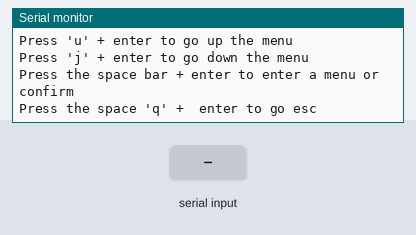
Bench run of a sketch on a simulated Arduino Uno, built with avr-gcc and run on an emulated ATmega328P. Shown: the last lines printed to the serial monitor. The inputs (shaded band) are chosen by the test bench.

Above: at 1.3 s.
1.4 s: "SAME" received over Serial
At 2.3 s:
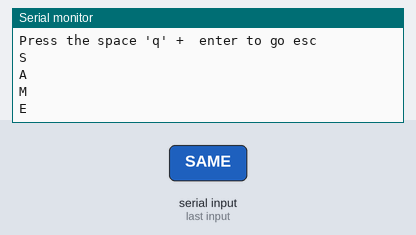
2.9 s: byte 32 (' ') received over Serial
At 3.4 s:
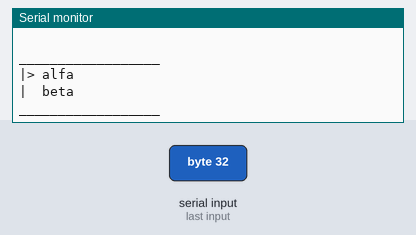
4.4 s: "u" received over Serial
At 5.6 s:
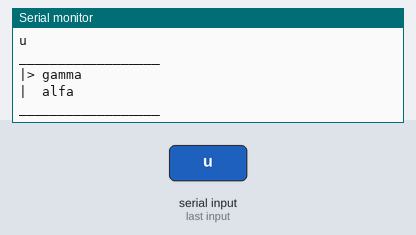
5.9 s: "j" received over Serial
At 6.9 s:
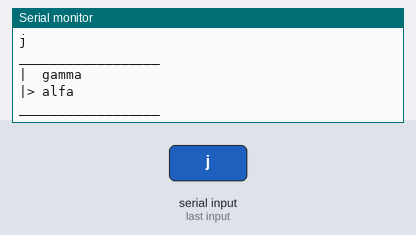
7.4 s: "q" received over Serial
At 8.2 s:
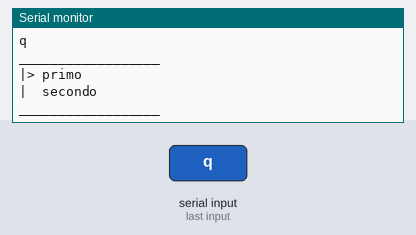
8.9 s: "1" received over Serial
At 10.0 s:
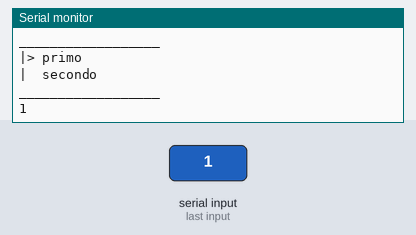

Measured:
- after the input at 1.4 s, the serial monitor: prints a new line at once (image 1)
- after the input at 2.9 s, the serial monitor: prints a new line at once (image 2)
- after the input at 4.4 s, the serial monitor: prints a new line at once (image 3)
- after the input at 5.9 s, the serial monitor: prints a new line at once (image 4)
- after the input at 7.4 s, the serial monitor: prints a new line at once (image 5)
- after the input at 8.9 s, the serial monitor: prints a new line at once (image 6)

The sketch:

Menu_LCD_3.ino
```cpp
#include "MenuLCD.h"

// This is an usage example code

MenuLCD *menu[4];

char cmd = "";
byte menu_pos = 0;
/*
 * array for the variables associated to the menu:
 * indexes[][0]: are the values - required
 * indexes[][1]: should be the bottom limits of the range - required
 * indexes[][2]: should be the top limits of the range - required
 * indexes[][3]: should be the incremental step in changing values - optional
 * if not specified it's set to 1/20 of range
 */
float values[][4] = {
  {0.0, 0.0, 5.0, 1.0},
  {0.0, 0.0, 60.0, 2.0},
  {0.0, -1.0, 1.0, 0.1},
  {0.0, -2.0, 2.0, 1.0},
  {0.0, 0.0, 1.0, 0.1},
  {0.0, 0.0, 100.0, 5.0},
  {0.0, 0.0, 1.0, 1.0}  // associated to the confirmation on first item in menu[3]
};
// String vals_str[][2] = {};
byte val_ref = 0 ;

void setup() {
  Serial.begin(9600);
/*
 * Constructors:
 * the first value is the menu references number (byte). - needed
 * the second value is rhe reference snumber to the previous menu (byte). - needed
 */
  menu[0] = new MenuLCD(0, 0);
  menu[1] = new MenuLCD(1, 0);
  menu[2] = new MenuLCD(2, 0);
  menu[3] = new MenuLCD(3, 2);
// List of strings to display in each menu
  menu[0] -> set_list(F("primo"), F("secondo"), F("terzo"));
  menu[1] -> set_list(F("alfa"), F("beta"), F("gamma"));
  menu[2] -> set_list(F("Qui"), F("Quo"), F("Qua"));
  menu[3] -> set_list(F("Tizio"), F("Caio"));
/*
 * Reference to the next menu for each element of a menu. Insert 255 to set a variable setting
 * or to a dead end. Insert a value of 254 to confirm an action (a variable in a 0-1 range is requested).
 */
  menu[0] -> set_next(1, 2, 255);
  menu[1] -> set_next(255, 255, 255);
  menu[2] -> set_next(255, 3, 255);
  menu[3] -> set_next(254, 255);
/*
 * Reference to the variables in the values array (for each element of a menu).
 * Insert 255 to lead to a new menu or dead end.
 */
  menu[0] -> set_val_ref(255, 255, 0);
  menu[1] -> set_val_ref(1, 2, 3);
  menu[2] -> set_val_ref(4, 255, 255);
  menu[3] -> set_val_ref(6, 5);
/*
 * set user defined strings displayed during the confirm and change value mode
 */
  menu[0] -> set_conf_str(F("Confermi ?"), F("Sì"), F("No"), F("SAME"));
  menu[1] -> set_conf_str(F("Confermi ?"), F("Sì"), F("No"), F("SAME"));
  menu[2] -> set_conf_str(F("Confermi ?"), F("Sì"), F("No"), F("SAME"));
  menu[3] -> set_conf_str(F("Confermi ?"), F("Sì"), F("No"), F("SAME"));

/*
 * print the output strings on serial terminal (for debugging)
 */
  menu[0] -> serial_on();
  menu[1] -> serial_on();
  menu[2] -> serial_on();
  menu[3] -> serial_on();

  Serial.println("OK");
  Serial.println("Press 'u' + enter to go up the menu");
  Serial.println("Press 'j' + enter to go down the menu");
  Serial.println("Press the space bar + enter to enter a menu or confirm");
  Serial.println("Press the space 'q' +  enter to go esc");
}

void loop() {
  if (Serial.available()) {
    cmd = Serial.read();
    Serial.println(cmd);
  }

  switch (cmd) {
  case 'u':
    menu[menu_pos] -> up();
    menu[menu_pos] -> get_line(0);
    menu[menu_pos] -> get_line(1);
    cmd = "";
    break;
  case 'j':
    menu[menu_pos] -> down();
    menu[menu_pos] -> get_line(0);
    menu[menu_pos] -> get_line(1);
    cmd = "";
    break;
  case ' ':
    val_ref = menu[menu_pos] -> value_ref();
    menu[menu_pos] -> enter(&menu_pos, &values[val_ref][0], values[val_ref][1], values[val_ref][2], values[val_ref][3]);
    menu[menu_pos] -> get_line(0);
    menu[menu_pos] -> get_line(1);
    cmd = "";
    break;
  case 'q':
    menu[menu_pos] -> esc(&menu_pos);
    menu[menu_pos] -> get_line(0);
    menu[menu_pos] -> get_line(1);
    cmd = "";
    break;
  }
}
```

MenuLCD.h
```cpp
#ifndef menu_lcd_h
#define menu_lcd_h
#include <stdlib.h>

/*
 * This class create a menu object to manage the string output for a LCD screen of 2 rows.
 * It should make it easier to define menu lists to manage the cursor position in order to select a specific task
 * trough a switch-case or if statement in the main code. The use of the menu can be done using 4 buttons
 * (up, down, esc and enter).
 * Each menu object in the sketch should have an unique menu number to set in the instaces of the class.
 * To manage menu variables you should define an array of floats [N][4] where a value, an lower and upper limit
 * is set, you can also specify a quantity to increase or decrease the values trough menu.
 * In this version each menu can contain at max 10 arguments.
 * It is possible to assign e modify values trough a sub menu or confirm an action.
 *
 * Egidio Fabris - 26/03/2020
*/
class MenuLCD {
  private :
    byte menu_id, prev_id;
    int next_id[10] = {};
    int val_ref[10] = {};
    String list[10] = {};
    String confirm_txt = "Confirm ?";
    String accept_txt = "Yes";
    String refuse_txt = "No";
    String value_txt = "Set value:";
    bool same_as_list = false;
    byte rows = 0, cur_pos = 0, line0 = 0, line1 = 1;
    float value, inf, sup, stp;
    bool confirm  = false;
    bool ser_active = false;
    byte task = 0;

  public:
    // Constructor: define the menu number (or index) and the reference numeber of the previous menu.
    MenuLCD(byte, byte);
    // Next 3 methods have to be defined carefully in the main code!!!
    // set_list: import the strings to display in the menu
    void set_list(String, String, String, String, String, String, String, String, String, String);
    // set_next: import the index to the next menu or action. If the value is 255 it leads to a dead end.
    void set_next(byte, byte, byte, byte, byte, byte, byte, byte, byte, byte);
    // set_val_ref: set the index of array variable in the main code
    void set_val_ref(byte, byte, byte, byte, byte, byte, byte, byte, byte, byte);
    // set_conf_str: set the string displayed during the confirm and change value mode
    void set_conf_str(String, String, String, String);
    //
    void up();
    //
    void down();
    //
    void enter(byte*, float*, float, float, float);
    //
    void esc(byte*);


    void move_cursor(int); // change the selected value
    String get_line(byte); // return the output string
    float ret_value(); // return the selected value in confirm mode

    void serial_on(); // activate serial printing (for debugging)
    void serial_off(); // disable serial printing

    byte current(); // return the current menu index
    byte previous(); // return the index of previous menu
    byte next(); // return the index of the next menu or action
    byte value_ref(); // return the index of the associate variable

    byte mode(); // return the current task or mode status (browsing = 0, confirm = 1, change values = 2)
    void browse_mode(); // set task to browsing mode (task = 0)
    void confirm_mode(); // set task to confirm mode (task = 1)
    bool confirmed(); // return true when a modify have been accpeted
    void change_value_mode(float, float, float, float); // set task to confirm mode (task = 2) need actual value,
    // upper and lower limit and the amplitude of the step


};

MenuLCD::MenuLCD(byte id=0, byte prev=0) {
  menu_id = id;
  prev_id = prev;
  rows = 0;
  ser_active = false;
}
/*
 * Import the strings to display for this menu.
 */
void MenuLCD::set_list(String I0="", String I1="", String I2="", String I3="", String I4="", String I5="", String I6="", String I7="", String I8="", String I9="") {
  String input_list[10] = {I0, I1, I2, I3, I4, I5, I6, I7, I8, I9};
  for (byte i = 0; i < 10; i++) {
    if (input_list[i] != "") {
      list[i] = input_list[i];
      rows++;
    }
  }
}
/*
 * Import values of indexes to the next menu
 */
void MenuLCD::set_next(byte I0=255, byte I1=255, byte I2=255, byte I3=255, byte I4=255, byte I5=255, byte I6=255, byte I7=255, byte I8=255, byte I9=255) {
  byte index_list[] = {I0, I1, I2, I3, I4, I5, I6, I7, I8, I9};
  for (byte i = 0; i < 10; i++) {
    next_id[i] = index_list[i];
  }
}
/*
 * Import the reference indexes to the variables in the main code
 */
void MenuLCD::set_val_ref(byte I0=255, byte I1=255, byte I2=255, byte I3=255, byte I4=255, byte I5=255, byte I6=255, byte I7=255, byte I8=255, byte I9=255) {
  byte ref_list[] = {I0, I1, I2, I3, I4, I5, I6, I7, I8, I9};
  for (byte i = 0; i < 10; i++) {
    val_ref[i] = ref_list[i];
  }
}
/*
 * Set the output strings to user's defined values
 */
void MenuLCD::set_conf_str(String conf="Confirm ?", String acc="Yes", String ref="No", String set_val="Set value:") {
    confirm_txt = conf;
    accept_txt = acc;
    refuse_txt = ref;
    if (set_val == "SAME") {
      same_as_list = true;
    } else {
      same_as_list = false;
      value_txt = set_val;
    }
}

void MenuLCD::up() {
  move_cursor(1);
}

void MenuLCD::down() {
  move_cursor(-1);
}

void MenuLCD::esc(byte* menu_pos) {
  switch (task) {
    case 0:
      *menu_pos = prev_id;
    break;
    case 1:
      browse_mode();
    break;
    case 2:
      browse_mode();
    break;
  }
}

void MenuLCD::enter(byte* menu_pos, float* val, float inf, float sup, float stp) {
  byte next = next_id[cur_pos];
  switch (task) {
    case 0:
      if ((next != 255) && (next != 254)) {
        *menu_pos = next;
      } else if (next == 254) {
        change_value_mode(0.0, 0.0, 1.0, 1.0);
        confirm_mode();
      } else if ((next != 254) && (val_ref != 255)) {
        change_value_mode(*val, inf, sup, stp);
      }
    break;
    case 1:
      if (confirmed()) {
        *val = value;
      }
      browse_mode();
    break;
    case 2:
      confirm_mode();
    break;
  }
}


/*
 * Move up (verse = 1) or down (verse = -1) the cursor position and set the proper line0 and line1 values.
 */
void MenuLCD::move_cursor(int verse) {
  switch (task) {
  case 0:
    if ( abs(verse) == 1) {
    cur_pos = int(rows + cur_pos - verse)%int(rows);
    if ((cur_pos != line0) && (cur_pos != line1)) {
      line0 = (rows + line0 - verse) % (rows);
      line1 = (rows + line0 + 1) % (rows);
     }
    }
    break;
  case 1:
    confirm = !confirm;
    if (next_id[cur_pos] == 254) {
      switch (confirm) {
      case true:
        value = 1.0;
        break;
      case false:
        value = 0.0;
        break;
      }
    }
    break;
  case 2:
    if ((verse == -1)  && (value - stp  >=  inf)) {
        value = value + verse*stp;
    } else if ((verse == 1)  && (value + stp  <=  sup)){
      value = value + verse*stp;
    }
    break;
  }
}
/*
 * Return the string of the first (line = 0) or second line (line = 1) to print on the LCD screen
 * taking into the corusor positon or the input or confirm mode.
 */
String MenuLCD::get_line(byte line) {
  String ret;
  char str[16] = "";
  switch (line) {
    case 0:
      if (task == 0) {
        if (line0 == cur_pos) {
          ret = "> " + list[line0];
        } else {
          ret = "  " + list[line0];
        }
      } else if (task == 1) {
          ret = confirm_txt;
      } else if (task == 2) {
          if (!same_as_list) {
            ret = value_txt;
          } else {
            ret = list[cur_pos];
          }
        }
      if (ser_active) {
        Serial.println("__________________");
        Serial.print("|");
        Serial.println(ret);
      }
      break;
    case 1:
      if (task == 0) {
        if (line1 == cur_pos) {
          ret = "> " + list[line1];
        } else {
          ret = "  " + list[line1];
        }
      } else if (task == 1) {
          switch (confirm) {
          case false:
            ret = refuse_txt;
            break;
          case true:
            ret = accept_txt;
            break;
          }
      } else if (task == 2) {
          ret = dtostrf(value, 2, 2, str);
      }
      if (ser_active) {
        Serial.print("|");
        Serial.println(ret);
        Serial.println("__________________");
      }
      break;
  }
  return ret;
}

float MenuLCD::ret_value() {
  return value;
}

void MenuLCD::serial_on() {
  ser_active = true;
}

void MenuLCD::serial_off() {
  ser_active = false;
}

byte MenuLCD::current() {
  return menu_id;
}

byte MenuLCD::previous() {
  return prev_id;
}

byte MenuLCD::next() {
  return next_id[cur_pos];
}

byte MenuLCD::value_ref() {
  return val_ref[cur_pos];
}

byte MenuLCD::mode() {
  return task;
}

void MenuLCD::browse_mode() {
  task = 0;
}

void MenuLCD::confirm_mode() {
  task = 1;
}

bool MenuLCD::confirmed() {
  bool ret = confirm;
  confirm = false;
  return ret;
}

// Initialize the change value mode
void MenuLCD::change_value_mode(float actual_val, float lower, float upper, float step_val=0) {
  if (val_ref[cur_pos] != 255) {
    task = 2;
    value = actual_val;
    if (lower < upper) {
      inf = lower;
      sup = upper;
    } else {
      inf = upper;
      sup = lower;
    }
    if (step_val == 0) {
      stp = (sup-inf)/20;
    } else {
      stp = step_val;
    }
  } else {
    task = 0;
  }
}

#endif
```
